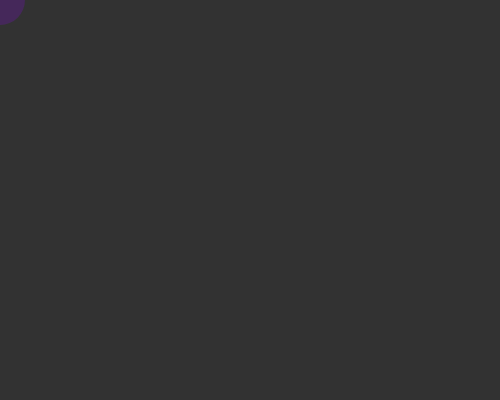
Frame 1 (no input)
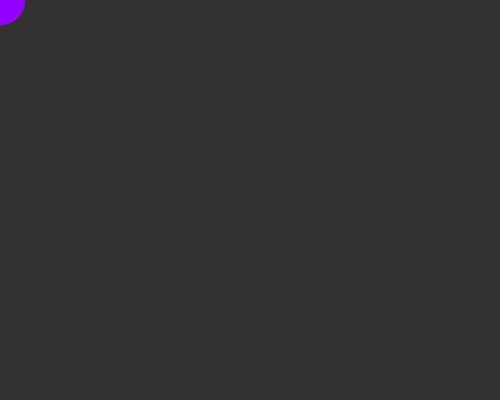
Frame 60 (no input)
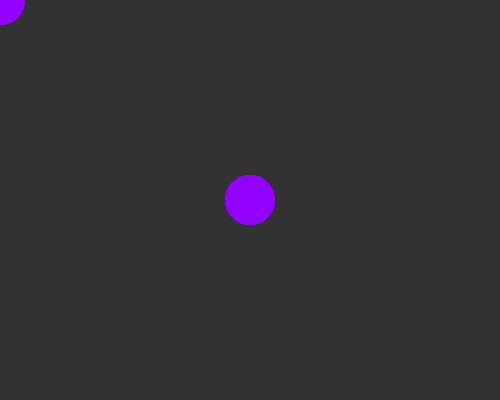
Frame 120 (the mouse pressed at the canvas centre since frame 60)

The p5.js sketch that drew these frames (run headless with seeded random() and noise() and a simulated clock; from frame 60 on, the mouse is pressed at the canvas centre):

// p5.js sketch
// ── sketch.js
var newwidth = 50;
var newHeight = 50;

//setup function executes once 
function setup(){
    createCanvas(500,400);
   background(50);
}

//draw function loops forever
function draw(){
    // background(50);
    if(mouseIsPressed){
         
    }
   noStroke();
         fill(150,0,255,50);
         ellipse(mouseX,mouseY,newwidth,newHeight);
}
